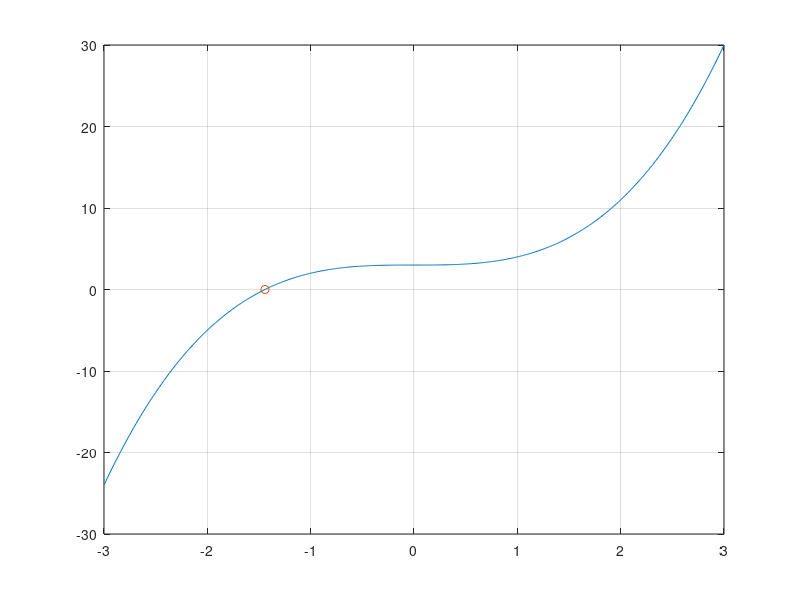

Recreate this plot in MATLAB.
%Anonimous: 
f = @(x)x.^3+3;                                           %our equation
format long                                             %setting the format
xl=-3 ;                %we take inputs here and define the variables
xu=3;
n=1000;
es=0.00001;
        
i=0;
xx= xl:0.01:xu;
figure(1);
plot(xx,f(xx));
if(f(xu)*f(xl)>0)
    disp('Root can''t be estimated');
    return;
end
while (i<=n)                              %conditions
    x_mid = (xl + xu)/2; 
    ea=abs((xu-x_mid)/xl)*100;
    if ( f(x_mid) == 0 )
       break;
    elseif ( f(xl)*f(x_mid) < 0 )                            %setting new mid point
       xu = x_mid;
    else
       xl = x_mid;
    end  
    if(ea<es)
        break;
    end
    i=i+1;
    figure(1);
    plot(xx,f(xx),x_mid,f(x_mid),'o');
    grid on;
    pause(0.5);
    
end
